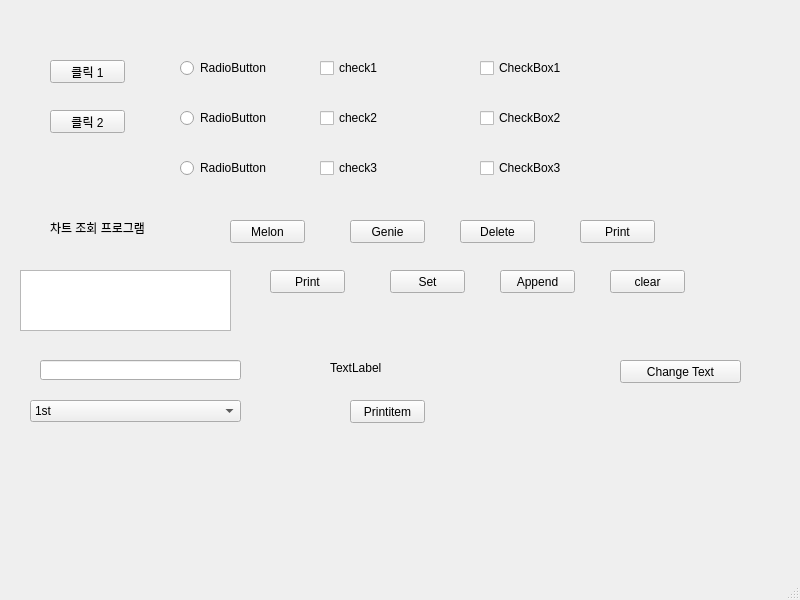
<?xml version="1.0" encoding="UTF-8"?>
<ui version="4.0">
 <class>MainWindow</class>
 <widget class="QMainWindow" name="MainWindow">
  <property name="geometry">
   <rect>
    <x>0</x>
    <y>0</y>
    <width>800</width>
    <height>600</height>
   </rect>
  </property>
  <property name="windowTitle">
   <string>MainWindow</string>
  </property>
  <widget class="QWidget" name="centralwidget">
   <widget class="QPushButton" name="pushButton_1">
    <property name="geometry">
     <rect>
      <x>50</x>
      <y>60</y>
      <width>75</width>
      <height>23</height>
     </rect>
    </property>
    <property name="text">
     <string>클릭 1</string>
    </property>
   </widget>
   <widget class="QPushButton" name="pushButton_2">
    <property name="geometry">
     <rect>
      <x>50</x>
      <y>110</y>
      <width>75</width>
      <height>23</height>
     </rect>
    </property>
    <property name="text">
     <string>클릭 2</string>
    </property>
   </widget>
   <widget class="QRadioButton" name="radioButton_1">
    <property name="geometry">
     <rect>
      <x>180</x>
      <y>60</y>
      <width>90</width>
      <height>16</height>
     </rect>
    </property>
    <property name="text">
     <string>RadioButton</string>
    </property>
   </widget>
   <widget class="QRadioButton" name="radioButton_2">
    <property name="geometry">
     <rect>
      <x>180</x>
      <y>110</y>
      <width>90</width>
      <height>16</height>
     </rect>
    </property>
    <property name="text">
     <string>RadioButton</string>
    </property>
   </widget>
   <widget class="QRadioButton" name="radioButton_3">
    <property name="geometry">
     <rect>
      <x>180</x>
      <y>160</y>
      <width>90</width>
      <height>16</height>
     </rect>
    </property>
    <property name="text">
     <string>RadioButton</string>
    </property>
   </widget>
   <widget class="QCheckBox" name="check1">
    <property name="geometry">
     <rect>
      <x>320</x>
      <y>60</y>
      <width>81</width>
      <height>16</height>
     </rect>
    </property>
    <property name="text">
     <string>check1</string>
    </property>
   </widget>
   <widget class="QCheckBox" name="check2">
    <property name="geometry">
     <rect>
      <x>320</x>
      <y>110</y>
      <width>81</width>
      <height>16</height>
     </rect>
    </property>
    <property name="text">
     <string>check2</string>
    </property>
   </widget>
   <widget class="QCheckBox" name="check3">
    <property name="geometry">
     <rect>
      <x>320</x>
      <y>160</y>
      <width>81</width>
      <height>16</height>
     </rect>
    </property>
    <property name="text">
     <string>check3</string>
    </property>
   </widget>
   <widget class="QCheckBox" name="checkBox1">
    <property name="geometry">
     <rect>
      <x>480</x>
      <y>60</y>
      <width>91</width>
      <height>16</height>
     </rect>
    </property>
    <property name="text">
     <string>CheckBox1</string>
    </property>
   </widget>
   <widget class="QCheckBox" name="checkBox2">
    <property name="geometry">
     <rect>
      <x>480</x>
      <y>110</y>
      <width>91</width>
      <height>16</height>
     </rect>
    </property>
    <property name="text">
     <string>CheckBox2</string>
    </property>
   </widget>
   <widget class="QCheckBox" name="checkBox3">
    <property name="geometry">
     <rect>
      <x>480</x>
      <y>160</y>
      <width>91</width>
      <height>16</height>
     </rect>
    </property>
    <property name="text">
     <string>CheckBox3</string>
    </property>
   </widget>
   <widget class="QPushButton" name="melon">
    <property name="geometry">
     <rect>
      <x>230</x>
      <y>220</y>
      <width>75</width>
      <height>23</height>
     </rect>
    </property>
    <property name="text">
     <string>Melon</string>
    </property>
   </widget>
   <widget class="QPushButton" name="genie">
    <property name="geometry">
     <rect>
      <x>350</x>
      <y>220</y>
      <width>75</width>
      <height>23</height>
     </rect>
    </property>
    <property name="text">
     <string>Genie</string>
    </property>
   </widget>
   <widget class="QLabel" name="label">
    <property name="geometry">
     <rect>
      <x>50</x>
      <y>220</y>
      <width>111</width>
      <height>16</height>
     </rect>
    </property>
    <property name="text">
     <string>차트 조회 프로그램</string>
    </property>
   </widget>
   <widget class="QPushButton" name="deleteButton">
    <property name="geometry">
     <rect>
      <x>460</x>
      <y>220</y>
      <width>75</width>
      <height>23</height>
     </rect>
    </property>
    <property name="text">
     <string>Delete</string>
    </property>
   </widget>
   <widget class="QPushButton" name="printButton">
    <property name="geometry">
     <rect>
      <x>580</x>
      <y>220</y>
      <width>75</width>
      <height>23</height>
     </rect>
    </property>
    <property name="text">
     <string>Print</string>
    </property>
   </widget>
   <widget class="QTextBrowser" name="textBrowser">
    <property name="geometry">
     <rect>
      <x>20</x>
      <y>270</y>
      <width>211</width>
      <height>61</height>
     </rect>
    </property>
   </widget>
   <widget class="QPushButton" name="appendtextButton">
    <property name="geometry">
     <rect>
      <x>500</x>
      <y>270</y>
      <width>75</width>
      <height>23</height>
     </rect>
    </property>
    <property name="text">
     <string>Append</string>
    </property>
   </widget>
   <widget class="QPushButton" name="clearButton">
    <property name="geometry">
     <rect>
      <x>610</x>
      <y>270</y>
      <width>75</width>
      <height>23</height>
     </rect>
    </property>
    <property name="text">
     <string>clear</string>
    </property>
   </widget>
   <widget class="QPushButton" name="settextButton">
    <property name="geometry">
     <rect>
      <x>390</x>
      <y>270</y>
      <width>75</width>
      <height>23</height>
     </rect>
    </property>
    <property name="text">
     <string>Set</string>
    </property>
   </widget>
   <widget class="QPushButton" name="printbrowserButton">
    <property name="geometry">
     <rect>
      <x>270</x>
      <y>270</y>
      <width>75</width>
      <height>23</height>
     </rect>
    </property>
    <property name="text">
     <string>Print</string>
    </property>
   </widget>
   <widget class="QLineEdit" name="lineEdit">
    <property name="geometry">
     <rect>
      <x>40</x>
      <y>360</y>
      <width>201</width>
      <height>20</height>
     </rect>
    </property>
   </widget>
   <widget class="QPushButton" name="lineeditchangeButton">
    <property name="geometry">
     <rect>
      <x>620</x>
      <y>360</y>
      <width>121</width>
      <height>23</height>
     </rect>
    </property>
    <property name="text">
     <string>Change Text</string>
    </property>
   </widget>
   <widget class="QLabel" name="label_text">
    <property name="geometry">
     <rect>
      <x>330</x>
      <y>360</y>
      <width>181</width>
      <height>16</height>
     </rect>
    </property>
    <property name="text">
     <string>TextLabel</string>
    </property>
   </widget>
   <widget class="QComboBox" name="comboBox">
    <property name="geometry">
     <rect>
      <x>30</x>
      <y>400</y>
      <width>211</width>
      <height>22</height>
     </rect>
    </property>
    <item>
     <property name="text">
      <string>1st</string>
     </property>
    </item>
    <item>
     <property name="text">
      <string>2nd</string>
     </property>
    </item>
    <item>
     <property name="text">
      <string>3nd</string>
     </property>
    </item>
   </widget>
   <widget class="QPushButton" name="printitem">
    <property name="geometry">
     <rect>
      <x>350</x>
      <y>400</y>
      <width>75</width>
      <height>23</height>
     </rect>
    </property>
    <property name="text">
     <string>Printitem</string>
    </property>
   </widget>
  </widget>
  <widget class="QMenuBar" name="menubar">
   <property name="geometry">
    <rect>
     <x>0</x>
     <y>0</y>
     <width>800</width>
     <height>21</height>
    </rect>
   </property>
  </widget>
  <widget class="QStatusBar" name="statusbar"/>
 </widget>
 <resources/>
 <connections/>
</ui>
